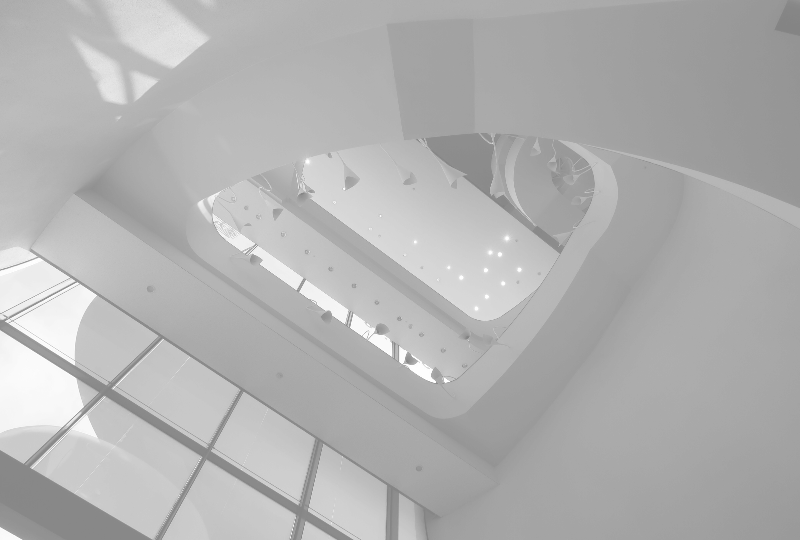
#> input picture Python/DImgP_2022/Ch05/Indoor_Over_Exposure.bmp, 800 x 540 px
$ python histogram_equalization.py
#> lines starting #> are read from the running program, lines starting #| are printed output that depends on the picture
import numpy as np
import cv2

img1 = cv2.imread( "Indoor_Over_Exposure.bmp", -1 )
#> img1 is the input picture: shape (540, 800); min 128, max 255, mean 177.4
img2 = cv2.equalizeHist( img1 )
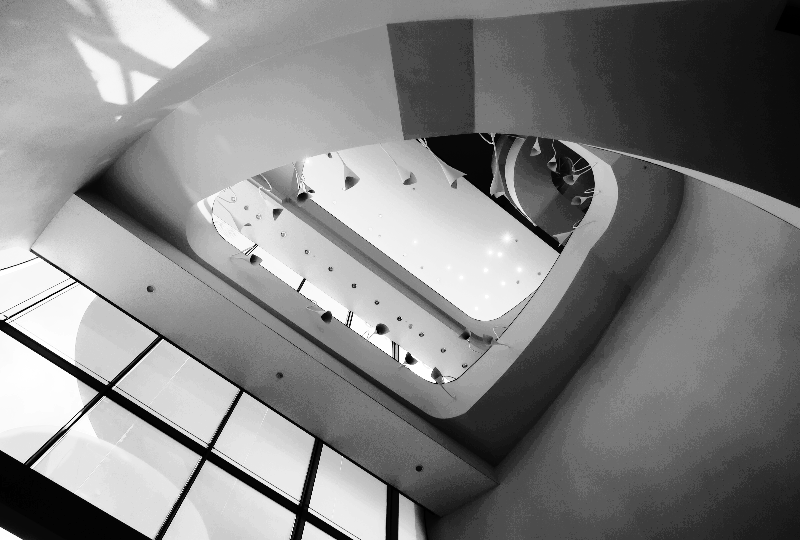
#> img2: shape (540, 800); min 0, max 255, mean 130.2
cv2.imshow( "Original Image", img1 )
cv2.imshow( "Histogram Equalization", img2 )
cv2.waitKey( 0 )
